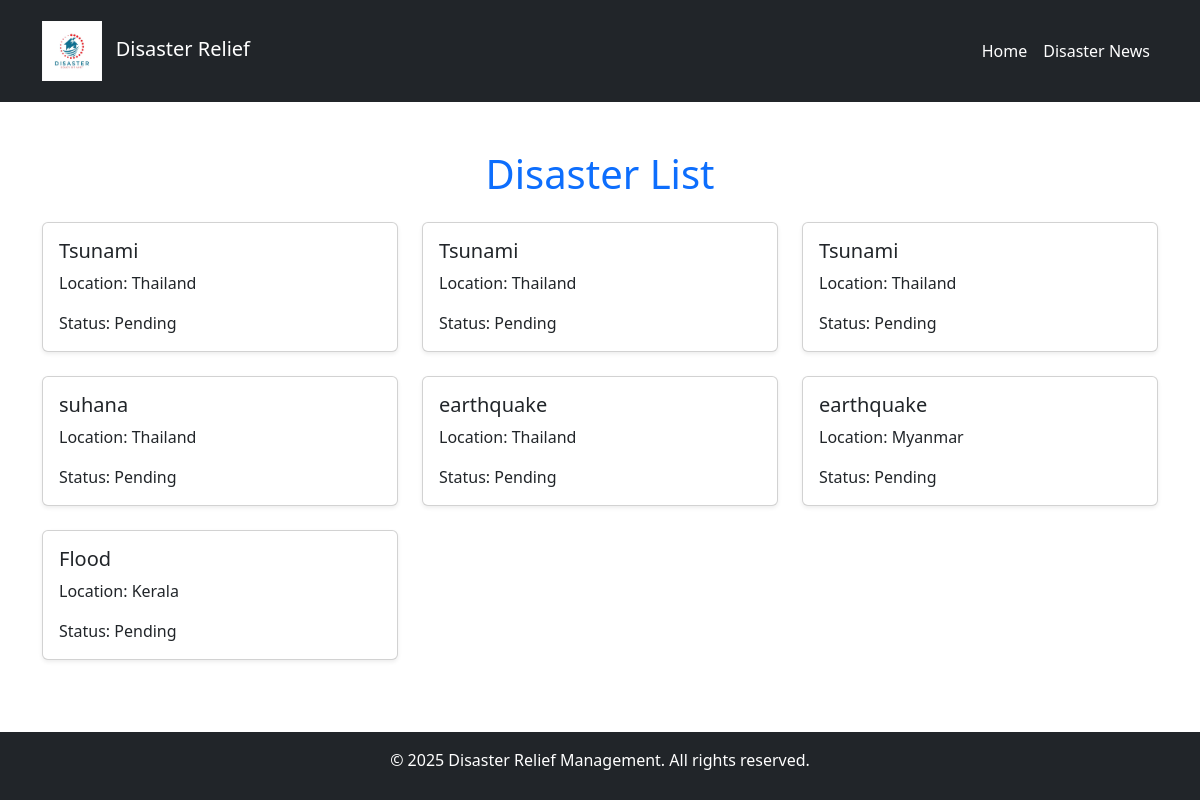
/relief/disasters/, run on the app's committed database.
### relief/models.py (models this page shows, shortened)
class Disaster(models.Model):
    name = models.CharField(max_length=100)
    location = models.CharField(max_length=100)
    severity = models.CharField(max_length=50)
    description = models.TextField()
    status = models.CharField(max_length=50, default='Pending')
    reported_at = models.DateTimeField(auto_now_add=True)

### relief/views.py (the view)
# urls.py: path('disasters/', views.disaster_list, name='disaster_list'),
def disaster_list(request):
    disasters = Disaster.objects.all()
    return render(request, 'disaster_list.html', {'disasters': disasters})

### relief/templates/disaster_list.html (shortened to what this page needs)
{% load static %}
<!DOCTYPE html>
<html lang="en">
<head>
    <link href="https://cdn.jsdelivr.net/npm/bootstrap@5.3.3/dist/css/bootstrap.min.css" rel="stylesheet">
    <link rel="stylesheet" href="https://cdnjs.cloudflare.com/ajax/libs/font-awesome/6.7.2/css/all.min.css">
    <link rel="stylesheet" href="{% static 'relief/style.css' %}">
</head>
<body>
    <nav class="navbar navbar-expand-lg navbar-dark bg-dark py-3">
        <div class="container">
            <a class="navbar-brand text-white" href="#">
                <img src="{% static 'relief/images/logo.jpg' %}" alt="Logo" style="height: 60px;" class="me-2">
                Disaster Relief
            </a>
            <div class="collapse navbar-collapse" id="navbarNav">
                <ul class="navbar-nav ms-auto">
                    <li class="nav-item">
                        <a class="nav-link text-white" href="/">Home</a>
                    </li>
                    <li class="nav-item">
                        <a class="nav-link text-white" href="/relief/news/">Disaster News</a>
                    </li>
                </ul>
            </div>
        </div>
    </nav>
    <div class="container mt-5">
        <h1 class="text-center text-primary mb-4">Disaster List</h1>
        <div class="row">
            {% for disaster in disasters %}
            <div class="col-md-4 mb-4">
                <div class="card h-100 shadow-sm">
                    <div class="card-body">
                        <h5 class="card-title">{{ disaster.name }}</h5>
                        <p class="card-text">Location: {{ disaster.location }}</p>
                        <p class="card-text">Status: {{ disaster.status }}</p>
                    </div>
                </div>
            </div>
            {% endfor %}
        </div>
    </div>
    <footer class="bg-dark text-white text-center py-3 mt-5">
        <p>&copy; 2025 Disaster Relief Management. All rights reserved.</p>
    </footer>
</body>
</html>

### data on the page
Disaster: name "Tsunami", location "Thailand", status "Pending"
Disaster: name "Tsunami", location "Thailand", status "Pending"
Disaster: name "Tsunami", location "Thailand", status "Pending"
Disaster: name "suhana", location "Thailand", status "Pending"
Disaster: name "earthquake", location "Thailand", status "Pending"
Disaster: name "earthquake", location "Myanmar", status "Pending"
Disaster: name "Flood", location "Kerala", status "Pending"
